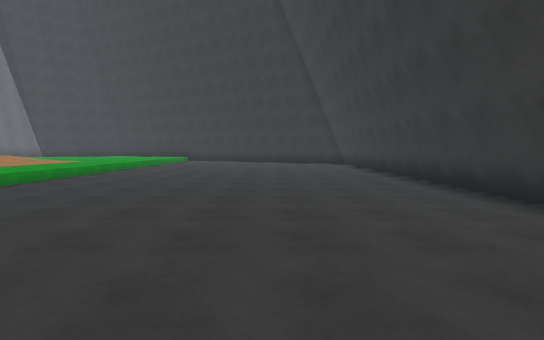
view 1 (above)

19 first-person views from a walk through a scene from a Unity 3-D project. The camera is 1.5 m above the floor, tilts 4° down and sees 85° across. The floor is counted in squares, 2 m on a side. Each view is taken from the middle of a square. On the plan, view 1 faces up. The plan holds only what a view shows up to about 10 squares ahead; the rest is blank. The place goes on beyond the plan. The player is left out.

view 2
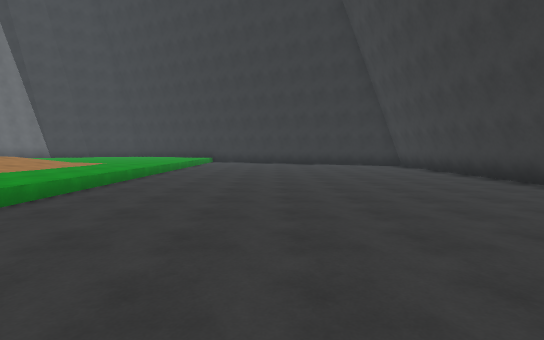

view 3
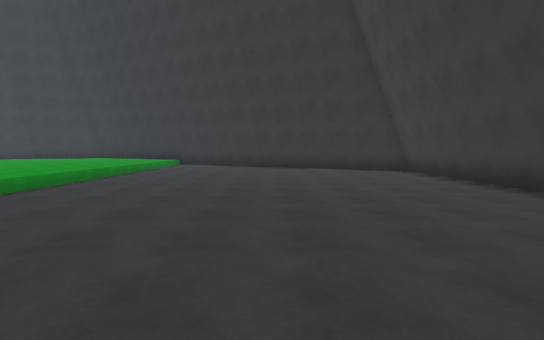

view 4
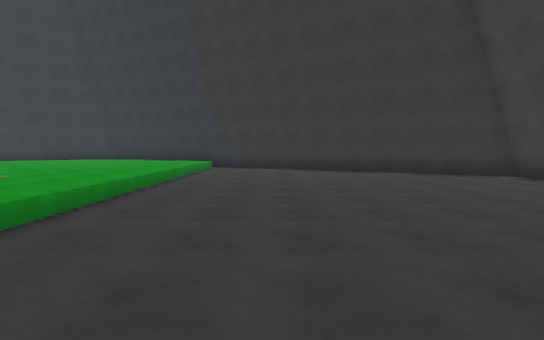

view 5
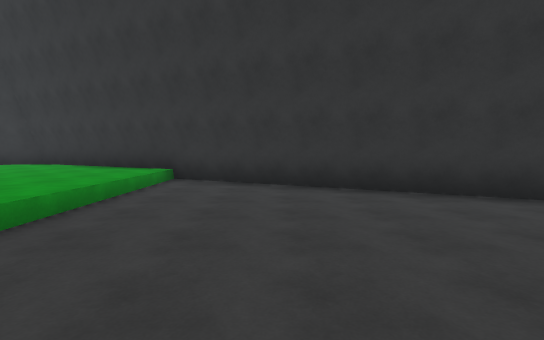

view 6
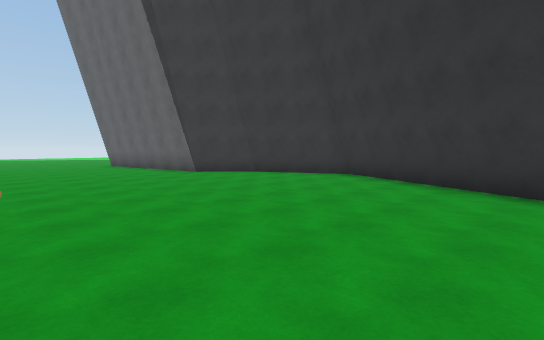

view 7
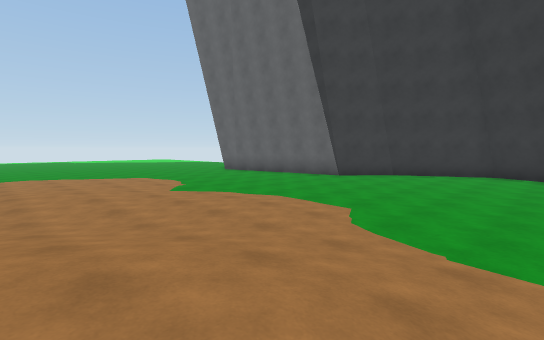

view 8
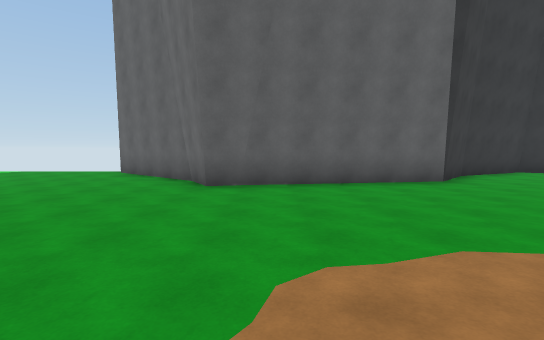

view 9
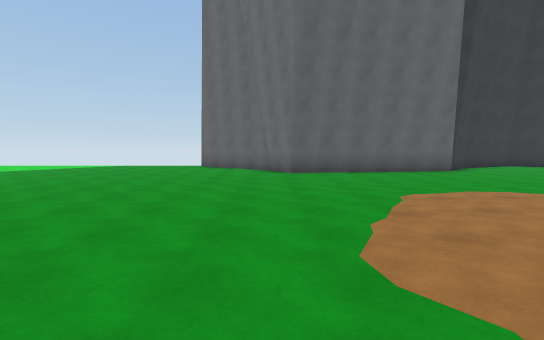

view 10
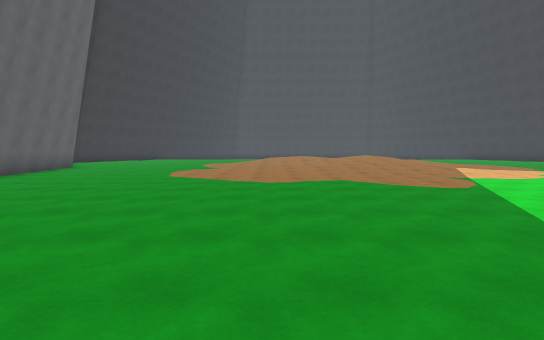

view 11
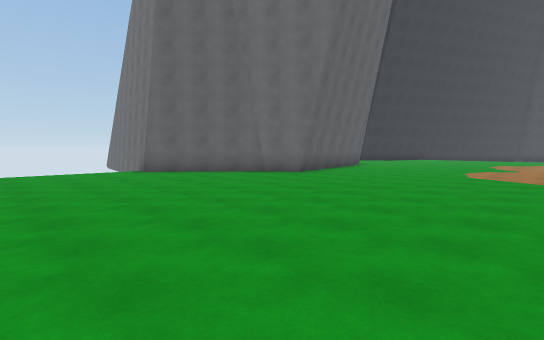

view 12
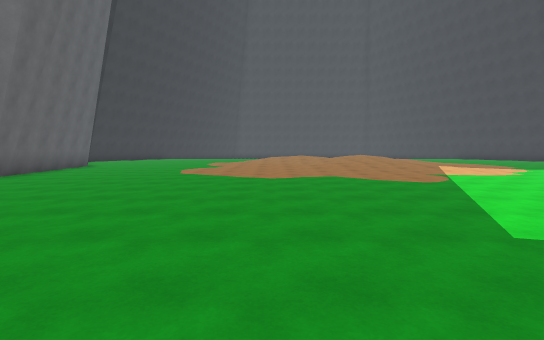

view 13
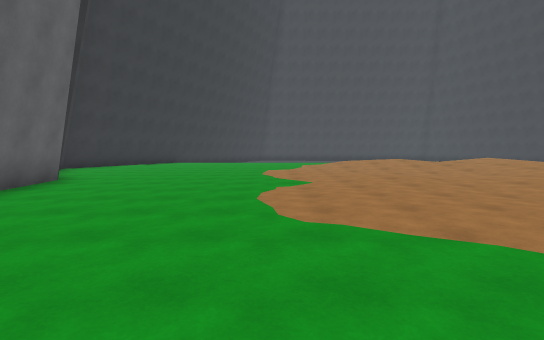

view 14
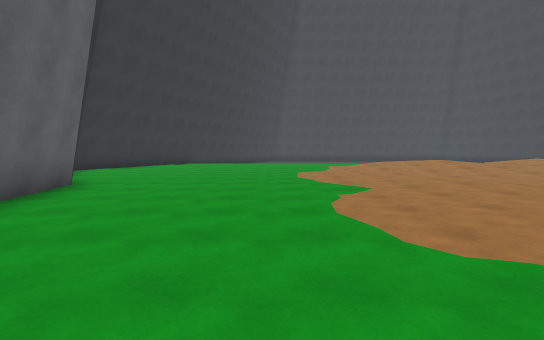

view 15
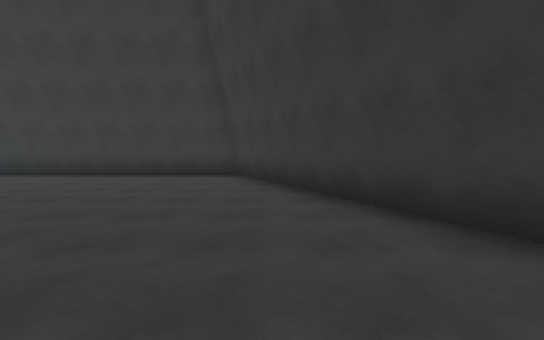

view 16
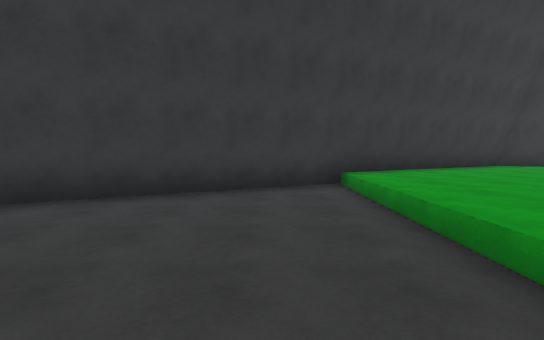

view 17
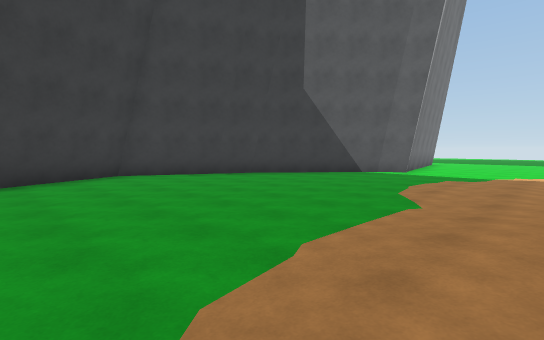

view 18
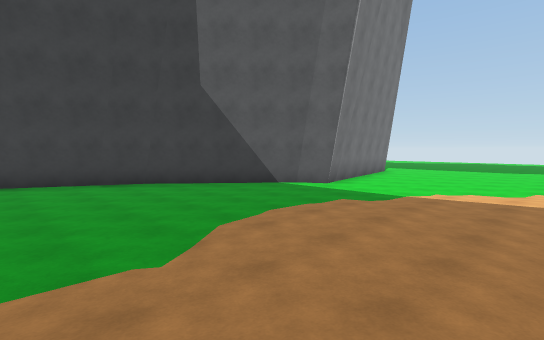

view 19
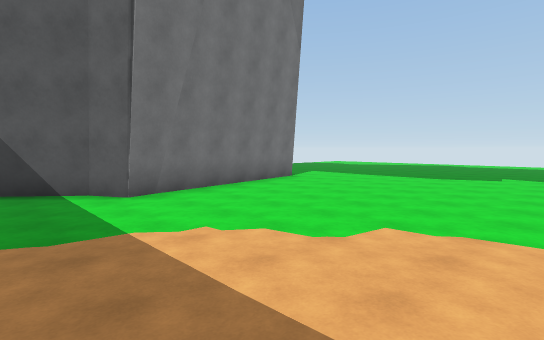

### Floor plan
Key: @ floor where view 1 was taken; # wall or solid block; . main floor; : floor 0.25 m higher than the main floor; + floor 0.5 m higher than the main floor; - floor 0.5 m lower than the main floor; * floor 0.75 m higher than the main floor; / step, stairs or slope.
Columns run from 28 left of view 1 to 4 right of it. Each row starts with its distance up from view 1.
 22 ....##         #####
 21 .....##       ##...###
 20 ......##     ##......###
 19 .......#######.........###
 18 .......................--###
 17 .......................----###
 16 .......................------###
 15 .......................--------##
 14 .......................---------#
 13 .......................---------#
 12 ............:::..///...---------#
 11 ...........::::./////..---------#
 10  ...........::.///*//..---------#
  9   ........///////* //..---------#
  8    ......./:+///++  ...---------#
  7     ......./ /////   ..---------#
  6      ....../    **    .---------#
  5   ........:::   /      ---------#
  4 ...........:...///      --------#
  3 .............::://:/.   --------#
  2  ............::......  ---------#
  1   ................... .--------##
  0    ....................-----@###
 -1     ...####............----###
 -2      ###  ##...........--###
 -3            ##..........###
 -4             ##.......###
 -5              ###...###
 -6                #####

Where each view was taken, in squares from view 1:
view 1: 0 up, 0 right, facing up
view 2: 2 up, 2 left, facing up
view 3: 5 up, 1 left, facing up
view 4: 7 up, 3 left, facing up
view 5: 12 up, 3 left, facing up
view 6: 14 up, 6 left, facing up-left
view 7: 10 up, 9 left, facing up-left
view 8: 12 up, 19 left, facing up
view 9: 9 up, 21 left, facing up
view 10: 11 up, 27 left, facing right
view 11: 12 up, 28 left, facing up-right
view 12: 11 up, 28 left, facing right
view 13: 14 up, 22 left, facing right
view 14: 15 up, 21 left, facing right
view 15: 0 up, 5 left, facing right
view 16: 3 up, 4 left, facing down
view 17: 3 up, 8 left, facing down-left
view 18: 4 up, 11 left, facing down-left
view 19: 5 up, 16 left, facing down-left
